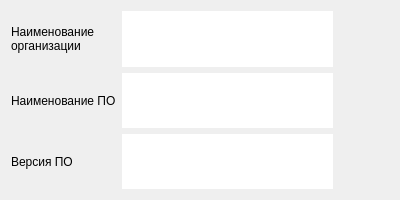
<?xml version="1.0" encoding="UTF-8"?>
<ui version="4.0">
 <class>fabout</class>
 <widget class="QWidget" name="fabout">
  <property name="geometry">
   <rect>
    <x>0</x>
    <y>0</y>
    <width>400</width>
    <height>200</height>
   </rect>
  </property>
  <property name="minimumSize">
   <size>
    <width>400</width>
    <height>200</height>
   </size>
  </property>
  <property name="maximumSize">
   <size>
    <width>400</width>
    <height>200</height>
   </size>
  </property>
  <property name="windowTitle">
   <string/>
  </property>
  <layout class="QGridLayout" name="gridLayout">
   <item row="1" column="2">
    <widget class="QLabel" name="l_application_pixmap">
     <property name="minimumSize">
      <size>
       <width>50</width>
       <height>50</height>
      </size>
     </property>
     <property name="maximumSize">
      <size>
       <width>50</width>
       <height>50</height>
      </size>
     </property>
     <property name="text">
      <string/>
     </property>
     <property name="scaledContents">
      <bool>true</bool>
     </property>
    </widget>
   </item>
   <item row="0" column="0">
    <widget class="QLabel" name="label_10">
     <property name="text">
      <string>Наименование организации</string>
     </property>
     <property name="wordWrap">
      <bool>true</bool>
     </property>
    </widget>
   </item>
   <item row="1" column="0">
    <widget class="QLabel" name="label_9">
     <property name="text">
      <string>Наименование ПО</string>
     </property>
    </widget>
   </item>
   <item row="0" column="2">
    <widget class="QLabel" name="l_organization_pixmap">
     <property name="minimumSize">
      <size>
       <width>50</width>
       <height>50</height>
      </size>
     </property>
     <property name="maximumSize">
      <size>
       <width>50</width>
       <height>50</height>
      </size>
     </property>
     <property name="text">
      <string/>
     </property>
     <property name="scaledContents">
      <bool>true</bool>
     </property>
    </widget>
   </item>
   <item row="2" column="1">
    <widget class="QPlainTextEdit" name="pte_VERSION">
     <property name="frameShape">
      <enum>QFrame::NoFrame</enum>
     </property>
     <property name="lineWidth">
      <number>1</number>
     </property>
     <property name="readOnly">
      <bool>true</bool>
     </property>
    </widget>
   </item>
   <item row="2" column="2">
    <widget class="QLabel" name="label_3">
     <property name="minimumSize">
      <size>
       <width>40</width>
       <height>40</height>
      </size>
     </property>
     <property name="maximumSize">
      <size>
       <width>40</width>
       <height>40</height>
      </size>
     </property>
     <property name="text">
      <string/>
     </property>
     <property name="scaledContents">
      <bool>true</bool>
     </property>
    </widget>
   </item>
   <item row="0" column="1">
    <widget class="QPlainTextEdit" name="pte_ORGANIZATION_NAME">
     <property name="frameShape">
      <enum>QFrame::NoFrame</enum>
     </property>
     <property name="lineWidth">
      <number>1</number>
     </property>
     <property name="readOnly">
      <bool>true</bool>
     </property>
    </widget>
   </item>
   <item row="1" column="1">
    <widget class="QPlainTextEdit" name="pte_APPLICATION_NAME">
     <property name="frameShape">
      <enum>QFrame::NoFrame</enum>
     </property>
     <property name="lineWidth">
      <number>1</number>
     </property>
     <property name="readOnly">
      <bool>true</bool>
     </property>
    </widget>
   </item>
   <item row="2" column="0">
    <widget class="QLabel" name="label_27">
     <property name="text">
      <string>Версия ПО</string>
     </property>
    </widget>
   </item>
  </layout>
 </widget>
 <resources/>
 <connections/>
</ui>
